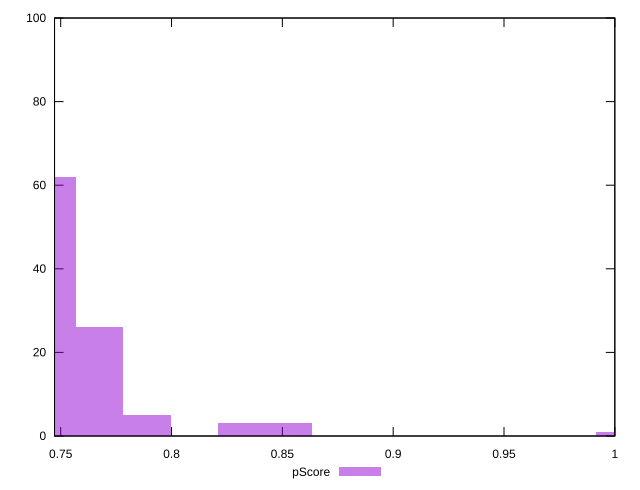

The gnuplot source for this figure:
reset

$pScore <<EOF
1.0021515627421402 1
0.746283078637764 62
0.8315725733392227 3
0.7676054523131287 26
0.8528949470145875 3
0.7889278259884934 5
EOF

set key outside below
set boxwidth 0.021322373675364686
set xrange [0.7472166666666666:1]
set yrange [0:100]
set trange [0:100]
set style fill transparent solid 0.5 noborder
set terminal svg size 640, 490 enhanced background rgb 'white'
set output "report_00009_2021-02-08T22-37-41.559Z/uses-rel-preconnect/samples/pages+cached/pScore/histogram.svg"

plot $pScore title "pScore" with boxes

reset
